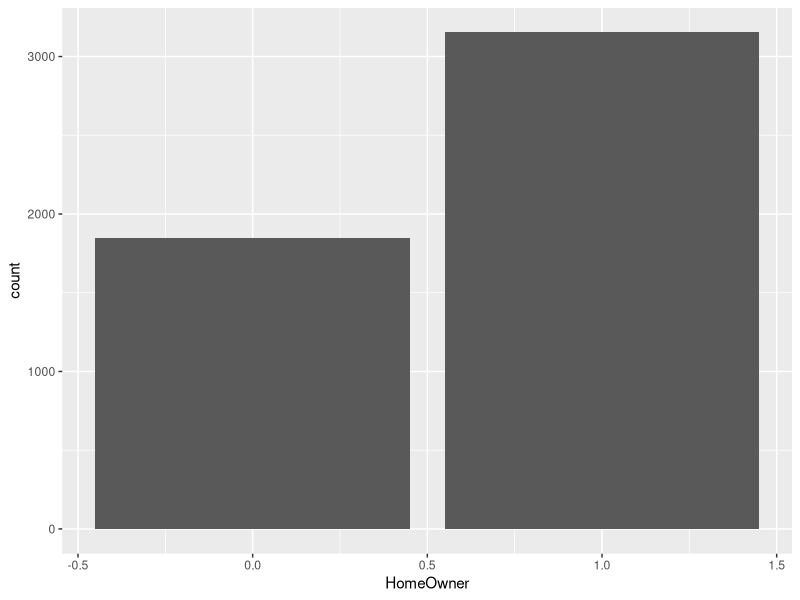
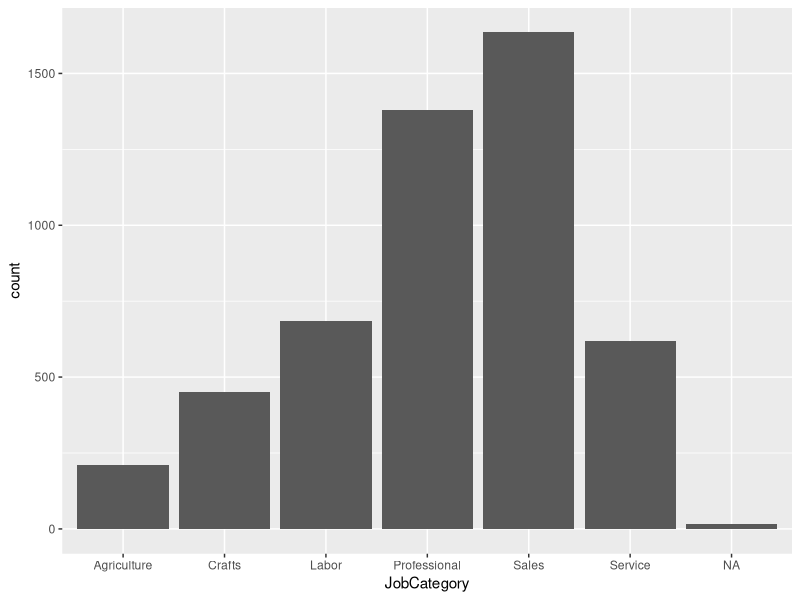
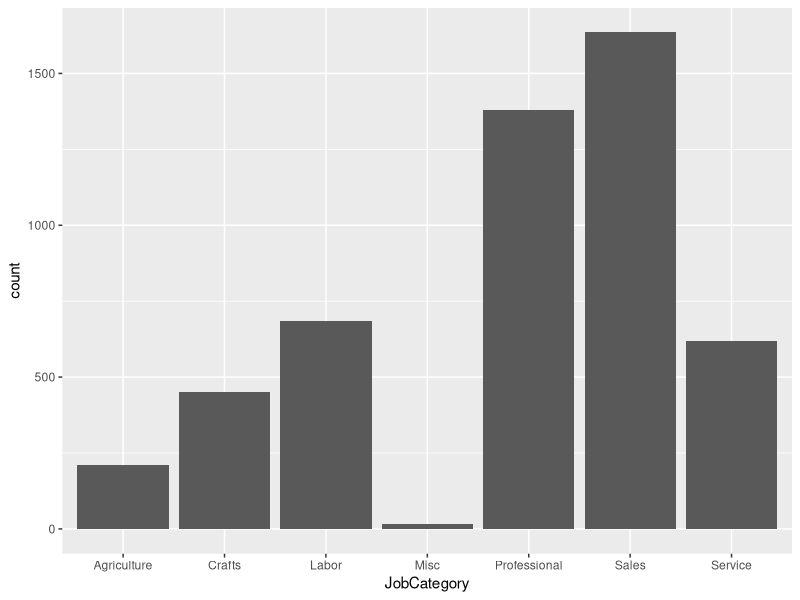
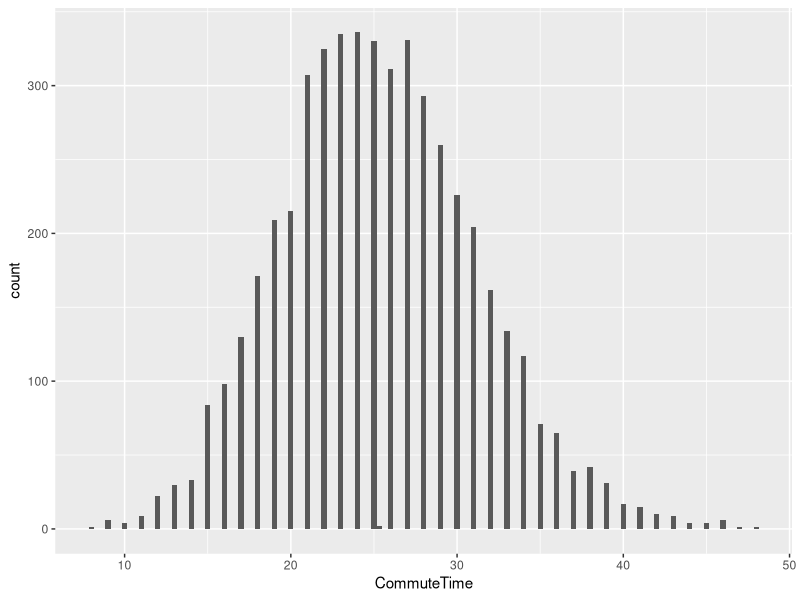

Source code (R) for these figures, in order:
## ---- chunk 1
knitr::opts_knit$set(progress = FALSE, verbose = FALSE)
library(tidyverse)
library(maps)
library(scales)
library(sf)
library(Hmisc)
## ---- chunk 2
customers <- read_csv("data/Customer_Dataset_File_Original.csv")
## ---- chunk 3
sum(is.na(customers))
sapply(customers,function(x)sum(is.na(x)))
## ---- chunk 4
#customers <- read_csv("data/Customer_Dataset_File_Original.csv")
print("Number of rows with Gender = NA before imputation")
sum(is.na(customers$Gender))

numberOfFemales <- customers %>% 
  filter(Gender=="Female") %>% 
  nrow()
print("Number of females before imputation")
numberOfFemales

numberOfMales <- customers %>% 
  filter(Gender=="Male") %>% 
  nrow()
count <- 0
print("Number of males before imputation")
numberOfMales
for(i in 1:nrow(customers)){
  if(is.na(customers$Gender[i])){
    #customers$Gender[i] <- "F"
    count <- count + 1
    if (count %% 2 == 0){
      customers$Gender[i] <- "Female"
    }
    else{
      customers$Gender[i] <- "Male"
    }
  }
}

print("Number of rows with Gender = NA after imputation")
sum(is.na(customers$Gender))
numberOfFemales <- customers %>% 
  filter(Gender=="Female") %>% 
  nrow()
print("Number of females after imputation")
numberOfFemales

numberOfMales <- customers %>% 
  filter(Gender=="Male") %>% 
  nrow()
print("Number of males after imputation")
numberOfMales
## ---- chunk 5
#customers <- read_csv("data/Customer_Dataset_File_Original.csv")
print("Number of rows with HouseholdSize = NA before imputation")
sum(is.na(customers$HouseholdSize))
summary(customers$HouseholdSize)
customers$HouseholdSize[is.na(customers$HouseholdSize)] <- median(customers$HouseholdSize, na.rm = T)
print("Check for missing values for HouseholdSize")
sum(is.na(customers$HouseholdSize))
## ---- chunk 6
#customers <- read_csv("data/Customer_Dataset_File_Original.csv")
print("Number of rows with HomeOwner = NA before imputation")
sum(is.na(customers$HomeOwner))
summary(customers$HomeOwner)
get_mode <- function(x) {
  unique_x <- unique(x)
  mode <- unique_x[which.max(tabulate(match(x, unique_x)))]
  mode
}
mode_value = get_mode(customers$HomeOwner)
customers$HomeOwner[is.na(customers$HomeOwner)] <- mode_value
print("Check for missing values for HomeOwner")
sum(is.na(customers$HomeOwner))
ggplot(customers) + 
  geom_bar(aes(x = HomeOwner))
## ---- chunk 7
#customers <- read_csv("data/Customer_Dataset_File_Original.csv")
print("Number of rows with JobCategory = NA before imputation")
sum(is.na(customers$JobCategory))
summary(customers$JobCategory)
ggplot(customers) + 
  geom_bar(aes(x = JobCategory))
customers$JobCategory[is.na(customers$JobCategory)] <- "Misc"
print("Check for missing values for HomeOwner")
sum(is.na(customers$JobCategory))
ggplot(customers) + 
  geom_bar(aes(x = JobCategory))
## ---- chunk 8
#customers <- read_csv("data/Customer_Dataset_File_Original.csv")
customers <- customers %>%
  replace(.=="#NULL!", NA) # replace with NA
customers$HHIncome = as.numeric(gsub("\\,", "", gsub("\\$", "", gsub("\\-", "", customers$HHIncome)))) 
customers$VoiceLastMonth = as.numeric(gsub("\\,", "", gsub("\\$", "", gsub("\\-", "", customers$VoiceLastMonth)))) 
customers$VoiceOverTenure = as.numeric(gsub("\\,", "", gsub("\\$", "", gsub("\\-", "", customers$VoiceOverTenure)))) 
customers$CardSpendMonth = as.numeric(gsub("\\,", "", gsub("\\$", "", gsub("\\-", "", customers$CardSpendMonth)))) 
customers$EquipmentLastMonth = as.numeric(gsub("\\,", "", gsub("\\$", "", gsub("\\-", "", customers$EquipmentLastMonth)))) 
customers$EquipmentOverTenure = as.numeric(gsub("\\,", "", gsub("\\$", "", gsub("\\-", "", customers$EquipmentOverTenure)))) 
customers$DataLastMonth = as.numeric(gsub("\\,", "", gsub("\\$", "", gsub("\\-", "", customers$DataLastMonth)))) 
customers$DataOverTenure = as.numeric(gsub("\\,", "", gsub("\\$", "", gsub("\\-", "", customers$DataOverTenure)))) 
sapply(customers,function(x)sum(is.na(x)))
ncol(customers)
## ---- chunk 9
customers$LastMonthTotalValue <- customers$VoiceLastMonth + customers$EquipmentLastMonth + customers$DataLastMonth
customers$OverTenureTotalValue <- customers$VoiceOverTenure + customers$EquipmentOverTenure + customers$DataOverTenure
customers$TotalDebt <- customers$CreditDebt + customers$OtherDebt
## ---- chunk 10
#customers <- read_csv("data/Customer_Dataset_File_Original.csv")
customers$CarValue = gsub("\\ ", "", customers$CarValue) 
summary(customers$CarValue)

carValueLessThanZero <- customers %>% 
  filter(CarValue =="$(1,000.00)") %>% 
  nrow()

customers$CarValue[customers$CarValue =="$(1,000.00)"] <- 0
customers$CarValue = as.numeric(gsub("\\,", "", gsub("\\$", "", gsub("\\-", "", customers$CarValue)))) 
customers$CarValue = as.numeric(customers$CarValue)

carValueLessThanZero <- customers %>% 
  filter(is.na(customers$CarValue)) %>%
  nrow()
  
print("Number of records with CarValue = NA")
carValueLessThanZero

carOwnership <- customers %>% 
  filter(customers$CarOwnership == "-1") %>%
  nrow()
print("Number of records with CarOwnership == -1")
carOwnership

carBrand <- customers %>% 
  filter(customers$CarBrand == "-1") %>%
  nrow()
print("Number of records with CarBrand == -1")
carBrand
customers$CarOwnership[customers$CarOwnership =="-1"] <- NA
customers$CarBrand[customers$CarBrand =="-1"] <- NA
## ---- chunk 11
customers$CommuteTime = as.numeric(customers$CommuteTime)
customers$CommuteTime[is.na(customers$CommuteTime)] <- mean(customers$CommuteTime, na.rm = T)
ggplot(customers) + 
  geom_bar(aes(x = CommuteTime))
## ---- chunk 12
summary(customers)
